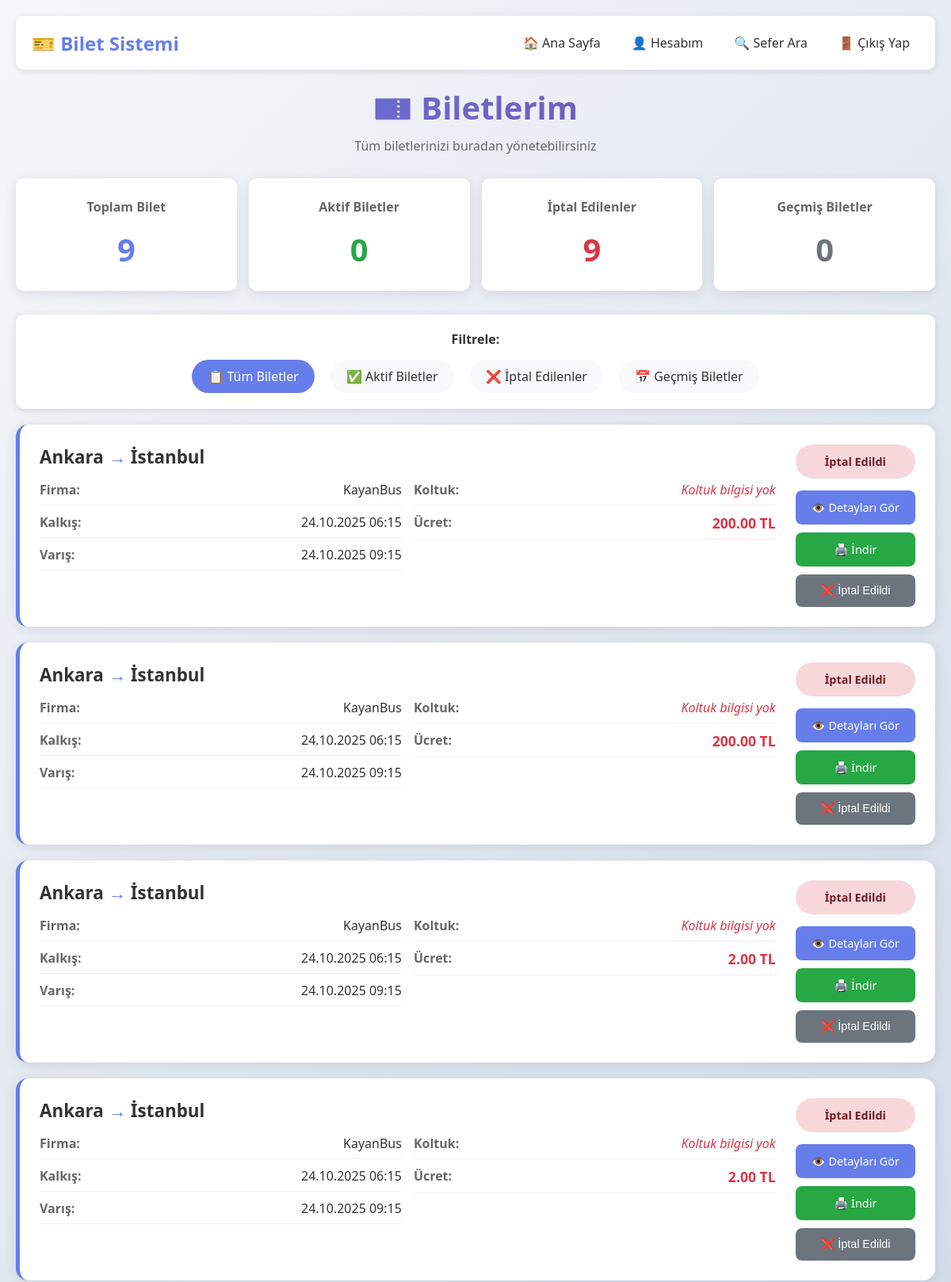
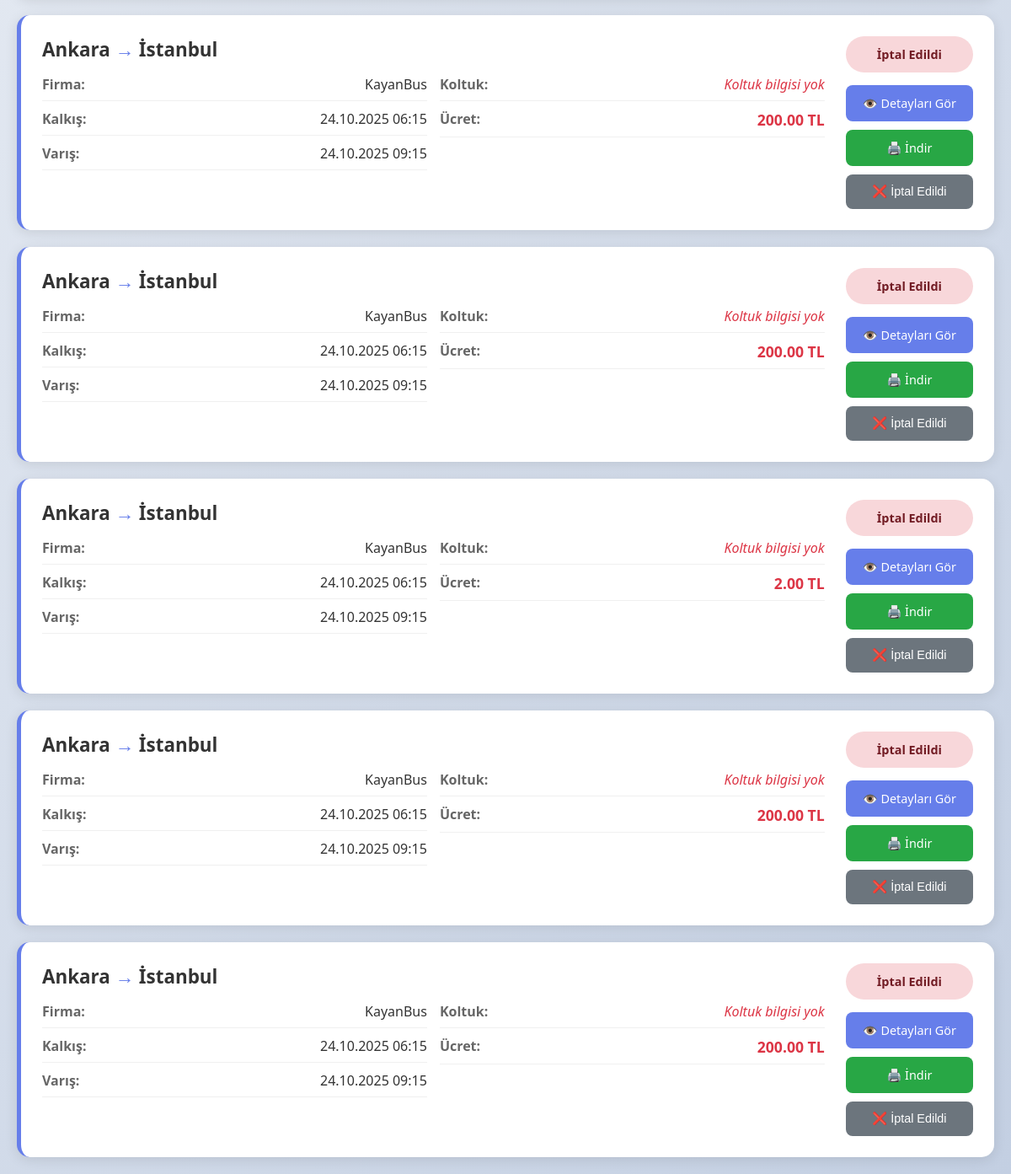
The app's page /pages/biletlerim.php (signed in) with its own data (2 pictures, top to bottom).
### tables this page shows
CREATE TABLE tickets (
        id TEXT PRIMARY KEY,
        trip_id TEXT NOT NULL,
        user_id TEXT NOT NULL,
        status TEXT DEFAULT 'active' NOT NULL CHECK(status IN ('active', 'cancelled', 'expired')),
        total_price INTEGER NOT NULL,
        created_at DATETIME DEFAULT CURRENT_TIMESTAMP
    );

CREATE TABLE trips (
        id TEXT PRIMARY KEY,
        company_id TEXT NOT NULL,
        destination_city TEXT NOT NULL,
        arrival_time DATETIME NOT NULL,
        departure_time DATETIME NOT NULL,
        departure_city TEXT NOT NULL,
        price INTEGER NOT NULL,
        capacity INTEGER NOT NULL,
        created_at DATETIME DEFAULT CURRENT_TIMESTAMP,
        FOREIGN KEY (company_id) REFERENCES bus_company(id)
    );

### pages/biletlerim.php (the view, shortened to what this page needs)
<?php
require_once '../includes/functions.php';
$user = getCurrentUser();
$filtre = $_GET['filtre'] ?? 'tum';
try {
    $db = getDB();
    $where_conditions = ["t.user_id = ?"];
    $params = [$user['id']];
    $where_sql = implode(" AND ", $where_conditions);
    $stmt = $db->prepare("
        SELECT t.id as ticket_id, t.*, tr.*, bc.name as firma_adi,
               GROUP_CONCAT(bs.seat_number) as koltuk_numaralari,
               COUNT(bs.id) as koltuk_sayisi
        FROM tickets t
        JOIN trips tr ON t.trip_id = tr.id
        JOIN bus_company bc ON tr.company_id = bc.id
        LEFT JOIN booked_seats bs ON t.id = bs.ticket_id
        WHERE $where_sql
        GROUP BY t.id
        ORDER BY tr.departure_time DESC
    ");
    $stmt->execute($params);
    $biletler = $stmt->fetchAll(PDO::FETCH_ASSOC);
} catch (Exception $e) {
    die("❌ Hata: " . $e->getMessage());
}
try {
    $stmt = $db->prepare("
        SELECT
            COUNT(*) as toplam_bilet,
            SUM(CASE WHEN t.status = 'active' AND tr.departure_time > datetime('now') THEN 1 ELSE 0 END) as aktif_bilet,
            SUM(CASE WHEN t.status = 'cancelled' THEN 1 ELSE 0 END) as iptal_bilet,
            SUM(CASE WHEN t.status = 'active' AND tr.departure_time < datetime('now') THEN 1 ELSE 0 END) as gecmis_bilet
        FROM tickets t
        JOIN trips tr ON t.trip_id = tr.id
        WHERE t.user_id = ?
    ");
    $stmt->execute([$user['id']]);
    $istatistikler = $stmt->fetch(PDO::FETCH_ASSOC);
} catch (Exception $e) {
    $istatistikler = ['toplam_bilet' => 0, 'aktif_bilet' => 0, 'iptal_bilet' => 0, 'gecmis_bilet' => 0];
}
?>
<!DOCTYPE html>
<html lang="tr">
<head>
</head>
<body>
    <div class="container">
        <div class="nav">
            <div class="logo">
                <h2 style="margin: 0; color: var(--primary-color);">🎫 <?php echo SITE_NAME; ?></h2>
            </div>
            <div class="nav-links">
                <a href="../index.php">🏠 Ana Sayfa</a>
                <a href="hesabim.php">👤 Hesabım</a>
                <a href="sefer-ara.php">🔍 Sefer Ara</a>
                <a href="logout.php">🚪 Çıkış Yap</a>
            </div>
        </div>
        <div class="page-header">
            <h1>🎫 Biletlerim</h1>
            <p style="color: #666; margin-top: 10px;">Tüm biletlerinizi buradan yönetebilirsiniz</p>
        </div>
        <div class="istatistikler">
            <div class="istatistik-kutu">
                <h3>Toplam Bilet</h3>
                <p style="font-size: 2.5em; font-weight: bold; color: var(--primary-color); margin: 0;"><?php echo $istatistikler['toplam_bilet']; ?></p>
            </div>
            <div class="istatistik-kutu">
                <h3>Aktif Biletler</h3>
                <p style="font-size: 2.5em; font-weight: bold; color: var(--success-color); margin: 0;"><?php echo $istatistikler['aktif_bilet']; ?></p>
            </div>
            <div class="istatistik-kutu">
                <h3>İptal Edilenler</h3>
                <p style="font-size: 2.5em; font-weight: bold; color: var(--danger-color); margin: 0;"><?php echo $istatistikler['iptal_bilet']; ?></p>
            </div>
            <div class="istatistik-kutu">
                <h3>Geçmiş Biletler</h3>
                <p style="font-size: 2.5em; font-weight: bold; color: #6c757d; margin: 0;"><?php echo $istatistikler['gecmis_bilet']; ?></p>
            </div>
        </div>
        <div class="filtreler">
            <strong style="display: block; margin-bottom: 15px; color: #333;">Filtrele:</strong>
            <a href="?filtre=tum" class="<?php echo $filtre === 'tum' ? 'aktif' : ''; ?>">📋 Tüm Biletler</a>
            <a href="?filtre=aktif" class="<?php echo $filtre === 'aktif' ? 'aktif' : ''; ?>">✅ Aktif Biletler</a>
            <a href="?filtre=iptal" class="<?php echo $filtre === 'iptal' ? 'aktif' : ''; ?>">❌ İptal Edilenler</a>
            <a href="?filtre=gecmis" class="<?php echo $filtre === 'gecmis' ? 'aktif' : ''; ?>">📅 Geçmiş Biletler</a>
        </div>
        <div class="bilet-listesi">
            <?php if (empty($biletler)): ?>
                <div class="bos-liste">
                    <h2 style="color: #666; margin-bottom: 20px;">🎫 Henüz biletiniz bulunmuyor</h2>
                    <p style="color: #888; margin-bottom: 30px;">İlk biletinizi almak için hemen sefer arayın!</p>
                    <a href="sefer-ara.php" class="btn" style="padding: 15px 30px; font-size: 1.1em;">🔍 Sefer Ara ve Bilet Al</a>
                </div>
            <?php else: ?>
                <?php foreach ($biletler as $bilet): ?>
                    <?php
                    $simdi = new DateTime('now', new DateTimeZone('Europe/Istanbul'));
                    $kalkis = new DateTime($bilet['departure_time'], new DateTimeZone('Europe/Istanbul'));
                    if ($bilet['status'] === 'cancelled') {
                        $durum = 'iptal';
                        $durum_metin = 'İptal Edildi';
                        $durum_class = 'durum-iptal';
                    } elseif ($kalkis < $simdi) {
                        $durum = 'gecmis';
                        $durum_metin = 'Yolculuk Tamamlandı';
                        $durum_class = 'durum-gecmis';
                    } else {
                        $durum = 'aktif';
                        $durum_metin = 'Aktif';
                        $durum_class = 'durum-aktif';
                    }
                    $koltuk_numaralari = '';
                    ?>
                    <div class="bilet-karti">
                        <div class="bilet-bilgileri">
                            <h3>
                                <?php echo htmlspecialchars($bilet['departure_city']); ?>
                                <span style="color: var(--primary-color);">→</span>
                                <?php echo htmlspecialchars($bilet['destination_city']); ?>
                            </h3>
                            <div class="bilet-detay">
                                <div>
                                    <div class="bilet-detay-item">
                                        <span class="bilet-detay-label">Firma:</span>
                                        <span class="bilet-detay-value"><?php echo htmlspecialchars($bilet['firma_adi']); ?></span>
                                    </div>
                                    <div class="bilet-detay-item">
                                        <span class="bilet-detay-label">Kalkış:</span>
                                        <span class="bilet-detay-value"><?php echo date('d.m.Y H:i', strtotime($bilet['departure_time'])); ?></span>
                                    </div>
                                    <div class="bilet-detay-item">
                                        <span class="bilet-detay-label">Varış:</span>
                                        <span class="bilet-detay-value"><?php echo date('d.m.Y H:i', strtotime($bilet['arrival_time'])); ?></span>
                                    </div>
                                </div>
                                <div>
                                    <div class="bilet-detay-item">
                                        <span class="bilet-detay-label">Koltuk:</span>
                                        <span class="bilet-detay-value">
                                            <?php if (!empty($koltuk_numaralari)): ?>
                                                <span class="koltuk-bilgisi"><?php echo $koltuk_numaralari; ?></span>
                                            <?php else: ?>
                                                <span class="koltuk-yok">Koltuk bilgisi yok</span>
                                            <?php endif; ?>
                                        </span>
                                    </div>
                                    <div class="bilet-detay-item">
                                        <span class="bilet-detay-label">Ücret:</span>
                                        <span class="bilet-detay-value fiyat">
                                            <?php echo number_format($bilet['total_price'] / 100, 2); ?> TL
                                        </span>
                                    </div>
                                </div>
                            </div>
                        </div>
                        <div class="bilet-aksiyonlar">
                            <div class="bilet-durumu <?php echo $durum_class; ?>">
                                <strong><?php echo $durum_metin; ?></strong>
                            </div>
                            <div style="display: grid; gap: 10px; min-width: 150px;">
                                <a href="bilet-detay.php?bilet_id=<?php echo $bilet['ticket_id']; ?>" class="btn">
                                    👁️ Detayları Gör
                                    <a href="bilet-detay.php?bilet_id=<?php echo $bilet['ticket_id']; ?>" class="btn btn-success">
                                    🖨️ İndir
                                </a>
                                <?php if ($durum === 'aktif'): ?>
                                    <a href="bilet-iptal.php?bilet_id=<?php echo $bilet['ticket_id']; ?>" class="btn btn-danger"
                                       onclick="return confirm('Bu bilet iptal edilecek. Emin misiniz?')">
                                        ❌ İptal Et
                                    </a>
                                <?php else: ?>
                                    <button class="btn btn-secondary" disabled>
                                        <?php echo $durum === 'iptal' ? '❌ İptal Edildi' : '📅 Geçmiş'; ?>
                                    </button>
                                <?php endif; ?>
                            </div>
                        </div>
                    </div>
                <?php endforeach; ?>
            <?php endif; ?>
        </div>
    </div>
</body>
</html>

### pages/biletlerim.php (style rules this page uses)
:root { --primary-color: #667eea; --secondary-color: #764ba2; --success-color: #28a745; --warning-color: #ffc107; --danger-color: #dc3545; --light-color: #f8f9fa; --dark-color: #343a40; }
body { font-family: 'Segoe UI', Arial, sans-serif; margin: 0; padding: 20px; background: linear-gradient(135deg, #f5f7fa 0%, #c3cfe2 100%); min-height: 100vh; }
.container { max-width: 1200px; margin: 0 auto; }
.nav { background: white; padding: 15px 20px; border-radius: 10px; margin-bottom: 20px; box-shadow: 0 2px 10px rgba(0,0,0,0.1); display: flex; justify-content: space-between; align-items: center; }
.nav-links { display: flex; gap: 15px; }
.nav a { text-decoration: none; color: #333; font-weight: 500; padding: 8px 12px; border-radius: 5px; transition: all 0.3s; }
.page-header { text-align: center; margin-bottom: 30px; color: #333; }
.page-header h1 { margin: 0; font-size: 2.5em; background: linear-gradient(135deg, var(--primary-color), var(--secondary-color)); -webkit-background-clip: text; -webkit-text-fill-color: transparent; }
.filtreler { background: white; padding: 20px; border-radius: 10px; margin-bottom: 20px; box-shadow: 0 2px 10px rgba(0,0,0,0.1); text-align: center; }
.filtreler a { margin: 0 8px; padding: 10px 20px; border-radius: 25px; text-decoration: none; background: #f8f9fa; color: #333; transition: all 0.3s; display: inline-block; font-weight: 500; }
.filtreler a.aktif { background: var(--primary-color); color: white; }
.istatistikler { display: grid; grid-template-columns: repeat(4, 1fr); gap: 15px; margin-bottom: 30px; }
.istatistik-kutu { background: white; padding: 25px; border-radius: 10px; text-align: center; box-shadow: 0 3px 15px rgba(0,0,0,0.1); transition: transform 0.3s; }
.istatistik-kutu h3 { margin: 0 0 15px 0; color: #666; font-size: 1em; }
.bilet-listesi { display: grid; gap: 20px; }
.bilet-karti { background: white; padding: 25px; border-radius: 15px; box-shadow: 0 3px 15px rgba(0,0,0,0.1); display: grid; grid-template-columns: 1fr auto; gap: 25px; transition: all 0.3s; border-left: 5px solid var(--primary-color); }
.bilet-bilgileri h3 { margin: 0 0 15px 0; color: #333; font-size: 1.4em; }
.bilet-durumu { text-align: center; padding: 12px 20px; border-radius: 25px; font-weight: bold; margin-bottom: 15px; font-size: 0.9em; }
.durum-iptal { background: #f8d7da; color: #721c24; }
.btn { padding: 12px 20px; background: var(--primary-color); color: white; border: none; border-radius: 8px; cursor: pointer; text-decoration: none; display: inline-block; font-weight: 500; transition: all 0.3s; text-align: center; font-size: 0.9em; }
.btn-success { background: var(--success-color); }
.btn-secondary { background: #6c757d; }
.bilet-detay { display: grid; grid-template-columns: 1fr 1fr; gap: 15px; margin-top: 15px; }
.bilet-detay-item { margin-bottom: 10px; display: flex; justify-content: space-between; padding-bottom: 8px; border-bottom: 1px solid #f0f0f0; }
.bilet-detay-label { font-weight: 600; color: #666; }
.bilet-detay-value { color: #333; font-weight: 500; }
.koltuk-yok { color: #dc3545; font-style: italic; }
.fiyat { color: var(--danger-color); font-weight: bold; font-size: 1.1em; }

### records on screen
tickets: trip.departure_city "Ankara", trip.destination_city "İstanbul", firma_adi "KayanBus", trip.departure_time "24.10.2025 06:15", trip.arrival_time "24.10.2025 09:15", $bilet['total_price']/100 "200.00", status "İptal Edildi", shows "❌ İptal Edildi"
tickets: trip.departure_city "Ankara", trip.destination_city "İstanbul", firma_adi "KayanBus", trip.departure_time "24.10.2025 06:15", trip.arrival_time "24.10.2025 09:15", $bilet['total_price']/100 "200.00", status "İptal Edildi", shows "❌ İptal Edildi"
tickets: trip.departure_city "Ankara", trip.destination_city "İstanbul", firma_adi "KayanBus", trip.departure_time "24.10.2025 06:15", trip.arrival_time "24.10.2025 09:15", $bilet['total_price']/100 "2.00", status "İptal Edildi", shows "❌ İptal Edildi"
tickets: trip.departure_city "Ankara", trip.destination_city "İstanbul", firma_adi "KayanBus", trip.departure_time "24.10.2025 06:15", trip.arrival_time "24.10.2025 09:15", $bilet['total_price']/100 "2.00", status "İptal Edildi", shows "❌ İptal Edildi"
tickets: trip.departure_city "Ankara", trip.destination_city "İstanbul", firma_adi "KayanBus", trip.departure_time "24.10.2025 06:15", trip.arrival_time "24.10.2025 09:15", $bilet['total_price']/100 "200.00", status "İptal Edildi", shows "❌ İptal Edildi"
tickets: trip.departure_city "Ankara", trip.destination_city "İstanbul", firma_adi "KayanBus", trip.departure_time "24.10.2025 06:15", trip.arrival_time "24.10.2025 09:15", $bilet['total_price']/100 "200.00", status "İptal Edildi", shows "❌ İptal Edildi"
tickets: trip.departure_city "Ankara", trip.destination_city "İstanbul", firma_adi "KayanBus", trip.departure_time "24.10.2025 06:15", trip.arrival_time "24.10.2025 09:15", $bilet['total_price']/100 "2.00", status "İptal Edildi", shows "❌ İptal Edildi"
tickets: trip.departure_city "Ankara", trip.destination_city "İstanbul", firma_adi "KayanBus", trip.departure_time "24.10.2025 06:15", trip.arrival_time "24.10.2025 09:15", $bilet['total_price']/100 "200.00", status "İptal Edildi", shows "❌ İptal Edildi"
tickets: trip.departure_city "Ankara", trip.destination_city "İstanbul", firma_adi "KayanBus", trip.departure_time "24.10.2025 06:15", trip.arrival_time "24.10.2025 09:15", $bilet['total_price']/100 "200.00", status "İptal Edildi", shows "❌ İptal Edildi"

### other values on screen
SITE_NAME "Bilet Sistemi"
$istatistikler['toplam_bilet'] "9"
$istatistikler['aktif_bilet'] "0"
$istatistikler['iptal_bilet'] "9"
$istatistikler['gecmis_bilet'] "0"
